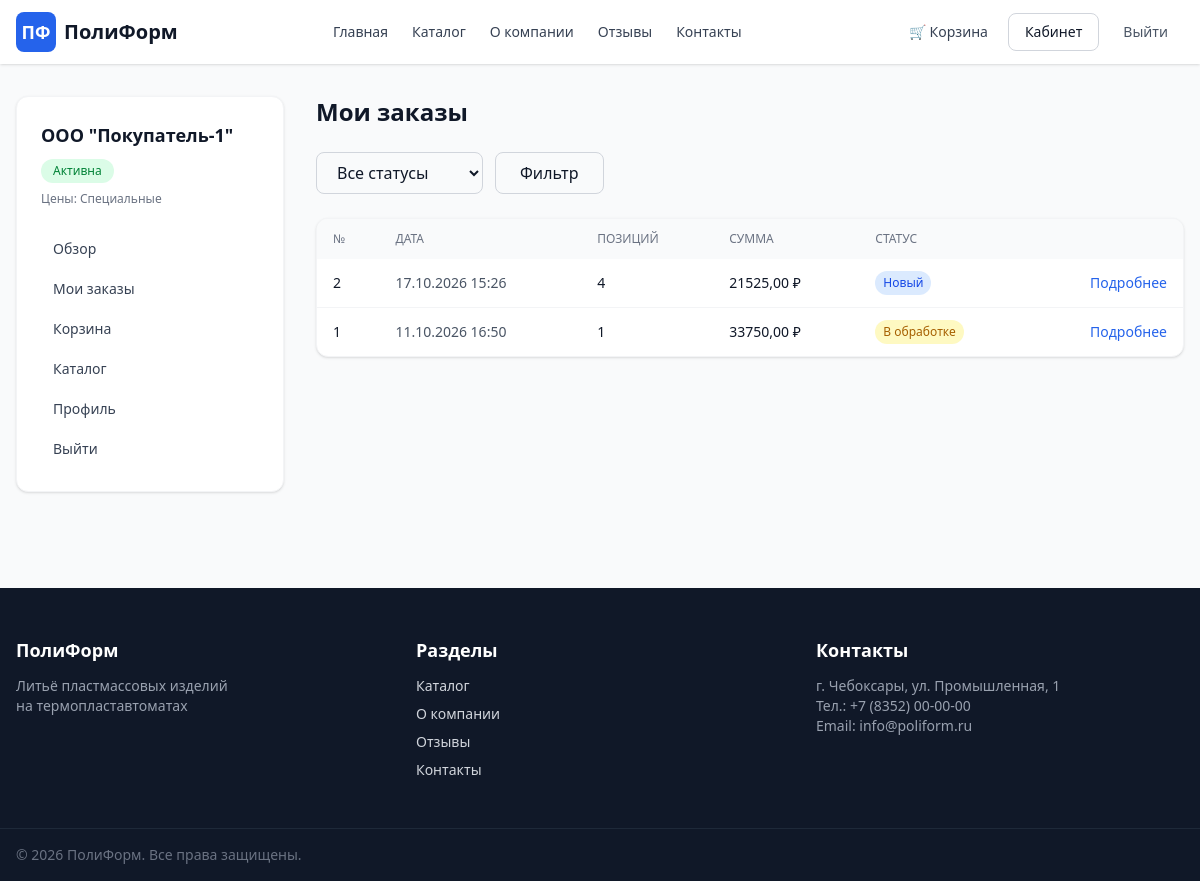
The app's page /dashboard/orders/ (signed in) with its own data.
### accounts/models.py (models this page shows, shortened)
class User(AbstractUser):
    phone = models.CharField(max_length=20, blank=True, verbose_name="Телефон")
    position = models.CharField(max_length=100, blank=True, verbose_name="Должность")
    company = models.ForeignKey(
        Company, on_delete=models.SET_NULL, null=True, blank=True,
        related_name='users', verbose_name="Компания"
    )
    is_company_manager = models.BooleanField(default=False, verbose_name="Менеджер компании")

class Company(models.Model):
    STATUS_CHOICES = [
        ('pending', 'На проверке'),
        ('active', 'Активна'),
        ('blocked', 'Заблокирована'),
    ]
    PRICE_TYPES = [
        ('retail', 'Розничные'),
        ('wholesale', 'Оптовые'),
        ('special', 'Специальные'),
    ]
    name = models.CharField(max_length=255, verbose_name="Название компании")
    slug = models.SlugField(unique=True, blank=True)
    legal_address = models.TextField(blank=True, verbose_name="Юр. адрес")
    actual_address = models.TextField(blank=True, verbose_name="Факт. адрес")
    phone = models.CharField(max_length=20, blank=True)
    email = models.EmailField(blank=True)
    website = models.URLField(blank=True)
    manager_contact = models.ForeignKey(
        'User', on_delete=models.SET_NULL, null=True, blank=True,
        related_name='managed_companies', verbose_name="Контактное лицо"
    )
    status = models.CharField(max_length=20, choices=STATUS_CHOICES, default='pending')
    price_type = models.CharField(max_length=20, choices=PRICE_TYPES, default='retail', verbose_name="Тип цен")
    discount = models.PositiveSmallIntegerField(default=0, verbose_name="Скидка, %")
    created_at = models.DateTimeField(auto_now_add=True)
    approved_at = models.DateTimeField(null=True, blank=True)
    notes = models.TextField(blank=True, verbose_name="Заметки менеджера")
    class Meta:
        verbose_name = "Компания"
        verbose_name_plural = "Компании"
        ordering = ['name']

### orders/models.py (models this page shows, shortened)
class Order(models.Model):
    STATUS_CHOICES = [
        ('new', 'Новый'),
        ('processing', 'В обработке'),
        ('confirmed', 'Подтверждён'),
        ('shipped', 'Отгружен'),
        ('done', 'Выполнен'),
        ('canceled', 'Отменён'),
    ]
    PAYMENT_CHOICES = [
        ('cash', 'Наличными'),
        ('card', 'Картой'),
        ('invoice', 'По счёту (для юрлиц)'),
    ]
    user = models.ForeignKey(
        settings.AUTH_USER_MODEL,
        on_delete=models.SET_NULL,
        null=True,
        related_name='orders',
        verbose_name="Автор"
    )
    company = models.ForeignKey(
        'accounts.Company',
        on_delete=models.SET_NULL,
        null=True,
        blank=True,
        related_name='orders',
        verbose_name="Компания"
    )
    name = models.CharField(max_length=200, verbose_name="Контактное лицо")
    company_name = models.CharField(max_length=255, blank=True, verbose_name="Название компании")
    email = models.EmailField(verbose_name="Email")
    phone = models.CharField(max_length=20, verbose_name="Телефон")
    address = models.TextField(blank=True, verbose_name="Адрес доставки")
    payment = models.CharField(max_length=20, choices=PAYMENT_CHOICES, default='invoice', verbose_name="Способ оплаты")
    comment = models.TextField(blank=True, verbose_name="Комментарий")
    status = models.CharField(max_length=20, choices=STATUS_CHOICES, default='new', verbose_name="Статус")
    total = models.DecimalField(max_digits=12, decimal_places=2, default=0, verbose_name="Сумма")
    created_at = models.DateTimeField(auto_now_add=True, verbose_name="Создан")
    updated_at = models.DateTimeField(auto_now=True, verbose_name="Обновлён")
    class Meta:
        ordering = ['-created_at']
        verbose_name = "Заказ"
        verbose_name_plural = "Заказы"

### dashboard/views.py (the view)
# urls.py: path('orders/', views.OrderList.as_view(), name='orders'),
class OrderList(LoginRequiredMixin, ListView):
    model = Order
    template_name = 'dashboard/order_list.html'
    paginate_by = 20
    context_object_name = 'orders'
    def get_queryset(self):
        user = self.request.user
        qs = Order.objects.prefetch_related('items')
        if user.company:
            if user.is_company_manager or user.is_superuser:
                qs = qs.filter(company=user.company)
            else:
                qs = qs.filter(user=user)
        else:
            qs = qs.filter(user=user)
        status = self.request.GET.get('status')
        if status:
            qs = qs.filter(status=status)
        return qs.order_by('-created_at')

### orders/cart.py (called while the page is built)
    def __len__(self):
        return sum(item['quantity'] for item in self.cart.values())

### orders/context_processors.py (called while the page is built)
def cart(request):
    return {'cart': Cart(request)}

### templates/dashboard/order_list.html (shortened to what this page needs)
{% extends 'dashboard/base.html' %}
{% block dashboard_content %}
<h1 class="text-2xl font-bold mb-6">Мои заказы</h1>
<form method="get" class="flex gap-3 mb-6">
    <select name="status"
            class="px-4 py-2 border border-gray-300 rounded-lg focus:outline-none focus:ring-2 focus:ring-brand-500">
        <option value="">Все статусы</option>
    </select>
    <button type="submit" class="px-6 py-2 border border-gray-300 rounded-lg hover:bg-gray-50 transition">
        Фильтр
    </button>
</form>
{% if orders %}
    <div class="bg-white rounded-xl shadow-sm border border-gray-100 overflow-hidden">
        <table class="w-full text-sm">
            <thead class="bg-gray-50 text-gray-500 uppercase text-xs">
                <tr>
                    <th class="px-4 py-3 text-left font-medium">№</th>
                    <th class="px-4 py-3 text-left font-medium">Дата</th>
                    <th class="px-4 py-3 text-left font-medium">Позиций</th>
                    <th class="px-4 py-3 text-left font-medium">Сумма</th>
                    <th class="px-4 py-3 text-left font-medium">Статус</th>
                    <th class="px-4 py-3"></th>
                </tr>
            </thead>
            <tbody class="divide-y divide-gray-100">
                {% for order in orders %}
                <tr>
                    <td class="px-4 py-3 font-medium">{{ order.id }}</td>
                    <td class="px-4 py-3 text-gray-600">{{ order.created_at|date:"d.m.Y H:i" }}</td>
                    <td class="px-4 py-3">{{ order.items.count }}</td>
                    <td class="px-4 py-3 font-medium">{{ order.total }} ₽</td>
                    <td class="px-4 py-3">
                        <span class="inline-block px-2 py-1 text-xs rounded-full
                            {% if order.status == 'done' %}bg-green-100 text-green-700
                            {% elif order.status == 'canceled' %}bg-red-100 text-red-700
                            {% elif order.status == 'new' %}bg-blue-100 text-blue-700
                            {% else %}bg-yellow-100 text-yellow-700{% endif %}">
                            {{ order.get_status_display }}
                        </span>
                    </td>
                    <td class="px-4 py-3 text-right">
                        <a href="{% url 'dashboard:order_detail' order.pk %}" class="text-brand-600 hover:text-brand-700">Подробнее</a>
                    </td>
                </tr>
                {% endfor %}
            </tbody>
        </table>
    </div>
{% else %}
    <p class="text-center text-gray-500 py-12 bg-white rounded-xl border border-gray-100">Заказов нет</p>
{% endif %}
{% endblock %}

### templates/dashboard/base.html (shortened to what this page needs)
{% extends 'base.html' %}
{% block content %}
<div class="grid grid-cols-1 lg:grid-cols-4 gap-8">
    <aside class="lg:col-span-1">
        <div class="bg-white rounded-xl shadow-sm border border-gray-100 p-6 sticky top-24">
            <h3 class="font-bold text-lg mb-2">
                {{ user.company.name|default:user.get_full_name }}
            </h3>
            {% if user.company %}
                <span class="inline-block px-3 py-1 text-xs font-medium rounded-full
                    {% if user.company.status == 'active' %}bg-green-100 text-green-700
                    {% elif user.company.status == 'pending' %}bg-yellow-100 text-yellow-700
                    {% else %}bg-red-100 text-red-700{% endif %}">
                    {{ user.company.get_status_display }}
                </span>
                <div class="text-xs text-gray-500 mt-2">Цены: {{ user.company.get_price_type_display }}</div>
            {% endif %}
            <nav class="mt-6 space-y-1">
                <a href="{% url 'dashboard:home' %}" class="block px-3 py-2 rounded-lg text-sm text-gray-700 hover:bg-gray-50">Обзор</a>
                <a href="{% url 'dashboard:orders' %}" class="block px-3 py-2 rounded-lg text-sm text-gray-700 hover:bg-gray-50">Мои заказы</a>
                <a href="{% url 'orders:cart_detail' %}" class="block px-3 py-2 rounded-lg text-sm text-gray-700 hover:bg-gray-50">Корзина</a>
                <a href="{% url 'catalog:list' %}" class="block px-3 py-2 rounded-lg text-sm text-gray-700 hover:bg-gray-50">Каталог</a>
                <a href="{% url 'accounts:profile' %}" class="block px-3 py-2 rounded-lg text-sm text-gray-700 hover:bg-gray-50">Профиль</a>
                <form method="post" action="{% url 'accounts:logout' %}">
                    <button type="submit" class="block w-full text-left px-3 py-2 rounded-lg text-sm text-gray-700 hover:bg-gray-50 cursor-pointer">
                        Выйти
                    </button>
                </form>
            </nav>
        </div>
    </aside>
    <main class="lg:col-span-3">
        {% block dashboard_content %}{% endblock %}
    </main>
</div>
{% endblock %}

### templates/base.html (shortened to what this page needs)
{% load static %}
<!DOCTYPE html>
<html lang="ru" class="h-full">
<head>
    <script src="https://cdn.jsdelivr.net/npm/@tailwindcss/browser@4"></script>
</head>
<body class="h-full flex flex-col bg-gray-50 text-gray-900 antialiased">
{% include 'includes/header.html' %}
<main class="flex-1 container mx-auto px-4 py-8 max-w-7xl">
    {% block content %}{% endblock %}
</main>
{% include 'includes/footer.html' %}
</body>
</html>

### templates/includes/header.html (shortened to what this page needs)
<header class="bg-white shadow-sm sticky top-0 z-40">
    <div class="container mx-auto px-4 max-w-7xl">
        <div class="flex items-center justify-between h-16 gap-6">
            <a href="{% url 'pages:home' %}" class="flex items-center gap-2 shrink-0">
                <span class="w-10 h-10 rounded-lg bg-brand-600 text-white flex items-center justify-center font-bold text-lg">ПФ</span>
                <span class="font-bold text-xl text-gray-900 hidden sm:block">ПолиФорм</span>
            </a>
            <nav class="hidden lg:flex items-center gap-6 text-sm font-medium">
                <a href="{% url 'pages:home' %}" class="text-gray-700 hover:text-brand-600 transition">Главная</a>
                <a href="{% url 'catalog:list' %}" class="text-gray-700 hover:text-brand-600 transition">Каталог</a>
                <a href="{% url 'pages:about' %}" class="text-gray-700 hover:text-brand-600 transition">О компании</a>
                <a href="{% url 'reviews:list' %}" class="text-gray-700 hover:text-brand-600 transition">Отзывы</a>
                <a href="{% url 'pages:contacts' %}" class="text-gray-700 hover:text-brand-600 transition">Контакты</a>
            </nav>
            <div class="flex items-center gap-2">
                <a href="{% url 'orders:cart_detail' %}"
                   class="relative px-3 py-2 text-sm text-gray-700 hover:text-brand-600 transition">
                    🛒 <span class="hidden sm:inline">Корзина</span>
                </a>
                {% if user.is_authenticated %}
                    <a href="{% url 'dashboard:home' %}"
                       class="px-4 py-2 text-sm border border-gray-300 rounded-lg hover:bg-gray-50 transition">
                        Кабинет
                    </a>
                    <form method="post" action="{% url 'accounts:logout' %}" class="inline">
                        <button type="submit" class="px-4 py-2 text-sm text-gray-600 hover:text-gray-900 transition cursor-pointer">
                            Выйти
                        </button>
                    </form>
                {% endif %}
            </div>
        </div>
    </div>
</header>

### templates/includes/footer.html
<footer class="bg-gray-900 text-gray-300 mt-16">
    <div class="container mx-auto px-4 max-w-7xl py-12">
        <div class="grid grid-cols-1 md:grid-cols-3 gap-8">
            <div>
                <h4 class="text-white font-bold text-lg mb-3">ПолиФорм</h4>
                <p class="text-sm text-gray-400">
                    Литьё пластмассовых изделий<br>
                    на термопластавтоматах
                </p>
            </div>
            <div>
                <h4 class="text-white font-bold text-lg mb-3">Разделы</h4>
                <ul class="space-y-2 text-sm">
                    <li><a href="{% url 'catalog:list' %}" class="hover:text-white transition">Каталог</a></li>
                    <li><a href="{% url 'pages:about' %}" class="hover:text-white transition">О компании</a></li>
                    <li><a href="{% url 'reviews:list' %}" class="hover:text-white transition">Отзывы</a></li>
                    <li><a href="{% url 'pages:contacts' %}" class="hover:text-white transition">Контакты</a></li>
                </ul>
            </div>
            <div>
                <h4 class="text-white font-bold text-lg mb-3">Контакты</h4>
                <p class="text-sm text-gray-400">
                    г. Чебоксары, ул. Промышленная, 1<br>
                    Тел.: +7 (8352) 00-00-00<br>
                    Email: info@poliform.ru
                </p>
            </div>
        </div>
    </div>
    <div class="border-t border-gray-800">
        <div class="container mx-auto px-4 max-w-7xl py-4 text-sm text-gray-500">
            © {% now "Y" %} ПолиФорм. Все права защищены.
        </div>
    </div>
</footer>

### records on screen
User: company.name "ООО \"Покупатель-1\"", company.status "Активна", company.price_type "Специальные"
Order: id "2", created_at "17.10.2026 15:26", items.count "4", total "21525,00", status "Новый"
Order: id "1", created_at "11.10.2026 16:50", items.count "1", total "33750,00", status "В обработке"
